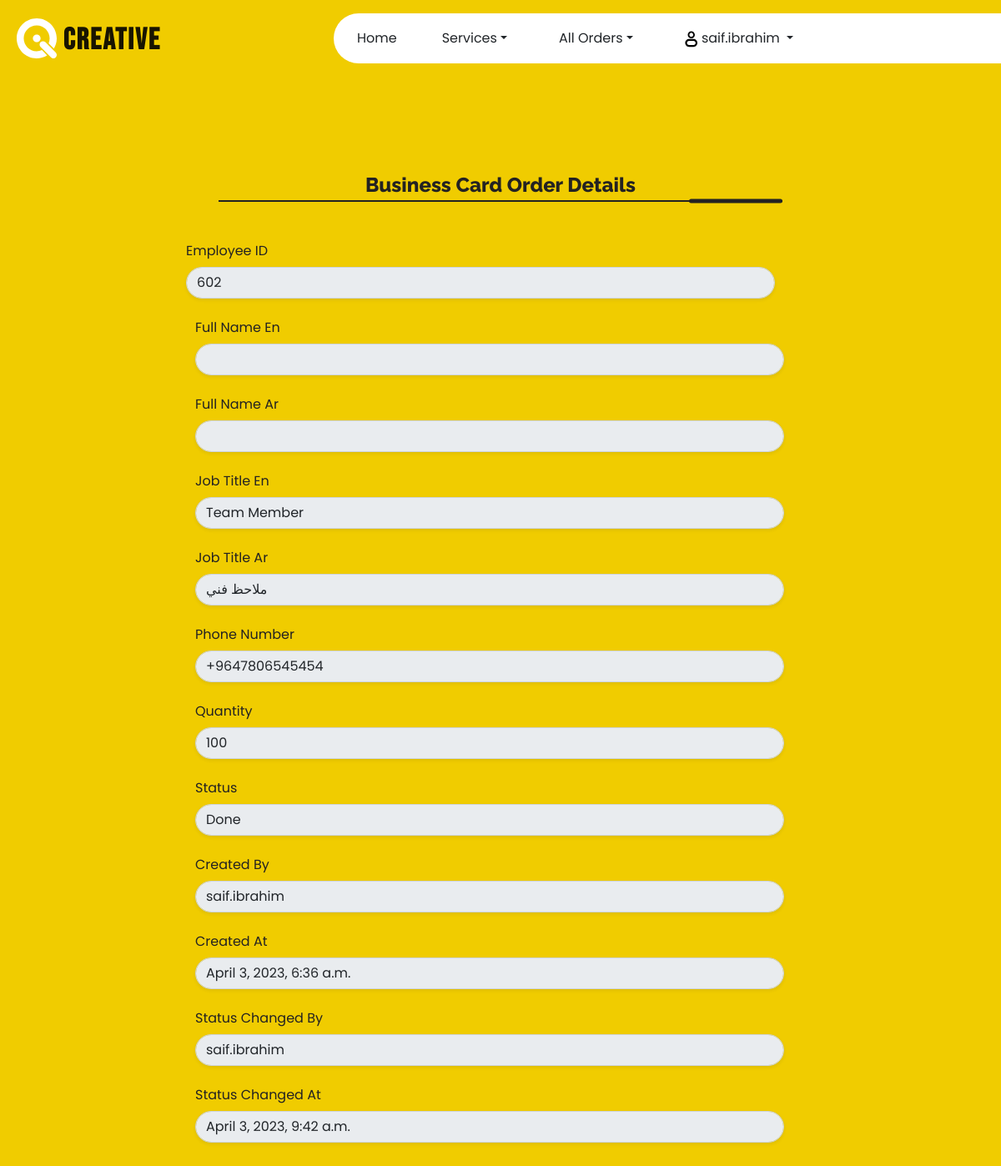
The app's page /business_order/12 (signed in) with its own data.
### accounts/models.py (models this page shows, shortened)
class User(AbstractBaseUser, PermissionsMixin):
    id = models.AutoField(primary_key=True, )
    phone = PhoneNumberField()
    firstname = models.CharField(verbose_name=_("first name"), max_length=30)
    lastname = models.CharField(verbose_name=_("last name"), max_length=30)
    email = models.EmailField(verbose_name=_("email"), max_length=60, unique=True)
    username = models.CharField(max_length=30, unique=True, verbose_name=_('Username'))
    last_login = models.DateTimeField(verbose_name=_('last login'), auto_now=True)
    is_businesscard_admin = models.BooleanField(default=False, verbose_name=_('Is Business Card admin'))
    is_servicecenter_admin = models.BooleanField(default=False, verbose_name=_('Is Service Center admin'))
    is_active = models.BooleanField(default=True, verbose_name=_('Is active'))
    is_staff = models.BooleanField(default=False, verbose_name=_('Is staff'))
    is_superuser = models.BooleanField(default=False, verbose_name=_('Is superuser'))
    created_at = models.DateTimeField(auto_now_add=True,editable=False,verbose_name=_('Created at'))
    modified_at = models.DateTimeField(auto_now=True,editable=False,verbose_name=_('Modified at'))
    created_by = models.ForeignKey(
        'User', related_name='%(class)s_createdby', on_delete=models.CASCADE, blank=True, null=True,editable=False,verbose_name=_('Created by'))
    modified_by = models.ForeignKey(
        'User', related_name='%(class)s_modifiedby', null=True, blank=True, on_delete=models.CASCADE,editable=False,verbose_name=_('Modified by'))
    USERNAME_FIELD = 'email'
    REQUIRED_FIELDS = ['username']
    objects = UserManager()
    def __str__(self):
        return str(self.username)
    class Meta:
        verbose_name = _('User')
        verbose_name_plural = _('Users')

### businesscard/models.py (models this page shows, shortened)
class BusinessRequest(models.Model):
    id = models.AutoField(primary_key=True, )
    user = models.ForeignKey(User, related_name='%(class)s_user',
                             null=True, blank=True, on_delete=models.CASCADE)
    employee_id = models.BigIntegerField(blank=False, null=False)
    first_name_en = models.CharField(
        max_length=250, blank=False, null=False, verbose_name='First Name En')
    last_name_en = models.CharField(
        max_length=250, blank=True, null=True, verbose_name='Last Name En')
    first_name_ar = models.CharField(
        max_length=250, blank=False, null=False, verbose_name='First Name Ar')
    last_name_ar = models.CharField(
        max_length=250, blank=True, null=True, verbose_name='last Name Ar')
    job_title = models.CharField(
        max_length=250, blank=False, null=False, verbose_name='Job Title En')
    job_title_ar = models.CharField(
        max_length=250, blank=False, null=False, verbose_name='Job Title Ar')
    phone = PhoneNumberField(verbose_name="Phone Number")
    quantity = models.BigIntegerField(blank=False, null=False)
    pdf = models.FileField(upload_to='pdf/%Y/%m/%d/', verbose_name='PDF')
    created_at = models.DateTimeField(
        auto_now_add=True, editable=False, verbose_name='Created at')
    status = models.CharField(choices=STATUS, default='Pending', max_length=250, blank=False, null=False,
                              verbose_name='Status')
    status_change_by = models.ForeignKey(User, related_name='%(class)s_status_change_by', null=True, blank=True,
                                         on_delete=models.CASCADE)
    status_change_at = models.DateTimeField(
        editable=False, null=True, blank=True, verbose_name='Status Change By')
    modified_at = models.DateTimeField(
        auto_now=True, editable=False, verbose_name='Modified at')
    created_by = models.ForeignKey(
        User, related_name='%(class)s_createdby', on_delete=models.CASCADE, blank=True, null=True, editable=False,
        verbose_name='Created by')
    modified_by = models.ForeignKey(
        User, related_name='%(class)s_modifiedby', null=True, blank=True, on_delete=models.CASCADE, editable=False,
        verbose_name='Modified by')

### businesscard/views.py (the view)
# urls.py: path('<int:brid>', login_required(BusinessRequestDetails),
def BusinessRequestDetails(request, brid):
    user = request.user
    br = BusinessRequest.objects.get(id=brid)
    if user == br.created_by or user.is_superuser or user.is_businesscard_admin:
        context = {
            'object': br,
        }
        return render(request, 'businesscard/BusinessRequestDetails.html', context)
    else:
        return redirect('must_authenticate')

### templates/businesscard/BusinessRequestDetails.html (shortened to what this page needs)
{% extends "layout.html" %}
{% block content %}
{% load static %}
<section class="bcard-container flex-1">
    <div class="my-container  pb-5">
        <div class="bcard-box">
            <div class="row responsive-section align-items-center">
                <form action="" method="post">
                    <h1 class="font-roleway text-center font-extrabold justify-center text-qitext text-3xl xl:text-5xl">
                        Business Card Order
                        Details</h1>
                    <div class="border-1 relative border-qitext mx-16 sm:mx-28 xl:mx-28 mb-10 xl:mb-20">
                        <div class="absolute w-1/6 rounded-3xl bg-qitext"
                             style="top: -50%; transform: translateY(-50%); right: -1px; height: 5px;"></div>
                    </div>
                    <div class="row input-group">
                        <div class="mb-3 row justify-content-md-center">
                            <div class="col-sm-10">
                                <label class="col-form-label" for="employee_id">Employee ID</label>
                                <input class="form-control rounded-full shadow-sm" id="staticEmail" name="employee_id" readonly type="text" value="{{ object.employee_id }}">
                            </div>
                        </div>
                        <div class="mb-3 row justify-content-md-center">
                            <div class="col-sm-10">
                                <label class="col-form-label" for="full_name_en">Full Name En</label>
                                <input class="form-control rounded-full shadow-sm" name="full_name_en" readonly type="text" value="{{ object.first_name_en }} {{ object.last_name_en|default:'' }}">
                            </div>
                        </div>
                        <div class="mb-3 row justify-content-md-center">
                            <div class="col-sm-10">
                                <label class="col-form-label" for="full_name_ar">Full Name Ar</label>
                                <input class="form-control rounded-full shadow-sm" name="full_name_en" readonly type="text" value="{{ object.first_name_ar }} {{ object.last_name_ar|default:'' }}">
                            </div>
                        </div>
                        <div class="mb-3 row justify-content-md-center">
                            <div class="col-sm-10">
                                <label class="col-form-label" for="job_title">Job Title En</label>
                                <input class="form-control rounded-full shadow-sm" name="job_title" readonly type="text" value="{{object.job_title}}">
                            </div>
                        </div>
                        <div class="mb-3 row justify-content-md-center">
                            <div class="col-sm-10">
                                <label class="col-form-label" for="job_title_ar">Job Title Ar</label>
                                <input class="form-control rounded-full shadow-sm" id="jobTitleAr" name="job_title_ar" readonly type="text" value="{{ object.job_title_ar }}">
                            </div>
                        </div>
                        <div class="mb-3 row justify-content-md-center">
                            <div class="col-sm-10">
                                <label class="col-form-label" for="phone">Phone Number</label>
                                <input class="form-control rounded-full shadow-sm" id="phoneNumber" name="phone" readonly type="text" value="{{ object.phone }}">
                            </div>
                        </div>
                        <div class="mb-3 row justify-content-md-center">
                            <div class="col-sm-10">
                                <label class="col-form-label" for="quantity">Quantity</label>
                                <input class="form-control rounded-full shadow-sm" name="quantity" readonly type="number" value="{{ object.quantity }}">
                            </div>
                        </div>
                        <div class="mb-3 row justify-content-md-center">
                            <div class="col-sm-10">
                                <label class="col-form-label" for="status">Status</label>
                                <input class="form-control rounded-full shadow-sm" id="status" name="status" readonly type="text" value="{{ object.status }}">
                            </div>
                        </div>
                        <div class="mb-3 row justify-content-md-center">
                            <div class="col-sm-10">
                                <label class="col-form-label" for="created_by">Created By</label>
                                <input class="form-control rounded-full shadow-sm" name="created_by" readonly type="text" value="{{ object.created_by }}">
                            </div>
                        </div>
                        <div class="mb-3 row justify-content-md-center">
                            <div class="col-sm-10">
                                <label class="col-form-label" for="created_at">Created At</label>
                                <input class="form-control rounded-full shadow-sm" name="created_at" readonly type="text" value="{{ object.created_at }}">
                            </div>
                        </div>
                        <div class="mb-3 row justify-content-md-center">
                            <div class="col-sm-10">
                                <label class="col-form-label" for="status_change_by">Status Changed By</label>
                                <input class="form-control rounded-full shadow-sm" name="status_change_by" readonly type="text" value="{{ object.status_change_by }}">
                            </div>
                        </div>
                        <div class="mb-3 row justify-content-md-center">
                            <div class="col-sm-10">
                                <label class="col-form-label" for="status_change_at">Status Changed At</label>
                                <input class="form-control rounded-full shadow-sm" name="status_change_at" readonly type="text" value="{{ object.status_change_at }}">
                            </div>
                        </div>
                    </div>
                </form>
            </div>
        </div>
    </div>
</section>
{% endblock %}

### templates/layout.html (shortened to what this page needs)
{% load static %} {% load socialaccount %}
<!DOCTYPE html>
<html lang="en">
  <head>
    <link href="{% static 'css/bootstrap.min.css' %}" rel="stylesheet" />
    <link
      rel="stylesheet"
      type="text/css"
      href="{% static 'css/index-ce0453.css' %}?v=1.1.4"
    />
    <link
      rel="stylesheet"
      href="https://cdn.jsdelivr.net/npm/bootstrap-icons@1.10.4/font/bootstrap-icons.css"
    />
    <link href="{% static 'css/aos.css' %}" rel="stylesheet" />
  </head>
  <body style="background-color: #f0cc00">
    <div id="root">
      <div class="bg-qibg text-qitext pt-2">
        <nav
          class="navbar navbar-expand-lg sticky-top navbar-light"
          id="qi-navbar"
        >
          <div class="container-fluid">
            <a
              class="navbar-brand font-bold text-3xl sm:text-4xl font-bebas xs:block"
              href="/"
            >
              <img
                src="{% static '/images/qi-logo.svg' %}"
                alt="Logo"
                height="48px"
                width="48px"
                class="d-inline-block"
              />
              <p class="nav-text">Creative</p>
            </a>
            <div
              class="collapse navbar-collapse bg-white rounded-l-full"
              id="QinavbarToggler"
            >
              <ul class="nav nav-navbar items-center me-auto mb-2 mb-lg-0">
                <li class="nav-item">
                  <a class="nav-link link-hover text-dark" href="/">Home</a>
                </li>
                 {% if user.is_authenticated %}
                <li class="nav-item dropdown">
                  <a
                    class="nav-link dropdown-toggle text-dark"
                    href="#"
                    id="navbarDropdown"
                    role="button"
                    data-bs-toggle="dropdown"
                    aria-expanded="false"
                    >Services</a
                  >
                </li>
                {% if user.is_superuser or user.is_businesscard_admin %}
                <li class="nav-item dropdown">
                  <a
                    class="nav-link dropdown-toggle text-dark"
                    href="#"
                    id="navbarDropdown"
                    role="button"
                    data-bs-toggle="dropdown"
                    aria-expanded="false"
                    >All Orders</a
                  >
                </li>
                {% endif %}
                <li class="nav-item dropdown">
                  <a
                    class="nav-link dropdown-toggle text-dark"
                    href="#"
                    id="navbarDropdown"
                    role="button"
                    data-bs-toggle="dropdown"
                    aria-expanded="false"
                  >
                    <img
                      src="{% static '/images/profile.svg' %}"
                      alt="Logo"
                      height="16px"
                      width="16px"
                      class="d-inline-block"
                    />
                    {{ user.username }}
                  </a>
                </li>
                {% endif %}
              </ul>
            </div>
          </div>
        </nav>
         {% block content %}{% endblock %}
      </div>
    </div>
  </body>
</html>

### records on screen
User: username "saif.ibrahim"
BusinessRequest: employee_id "602", job_title "Team Member", job_title_ar "ملاحظ فني", phone "+9647806545454", quantity "100", status "Done", created_by "saif.ibrahim", created_at "April 3, 2023, 6:36 a.m.", status_change_by "saif.ibrahim", status_change_at "April 3, 2023, 9:42 a.m."
